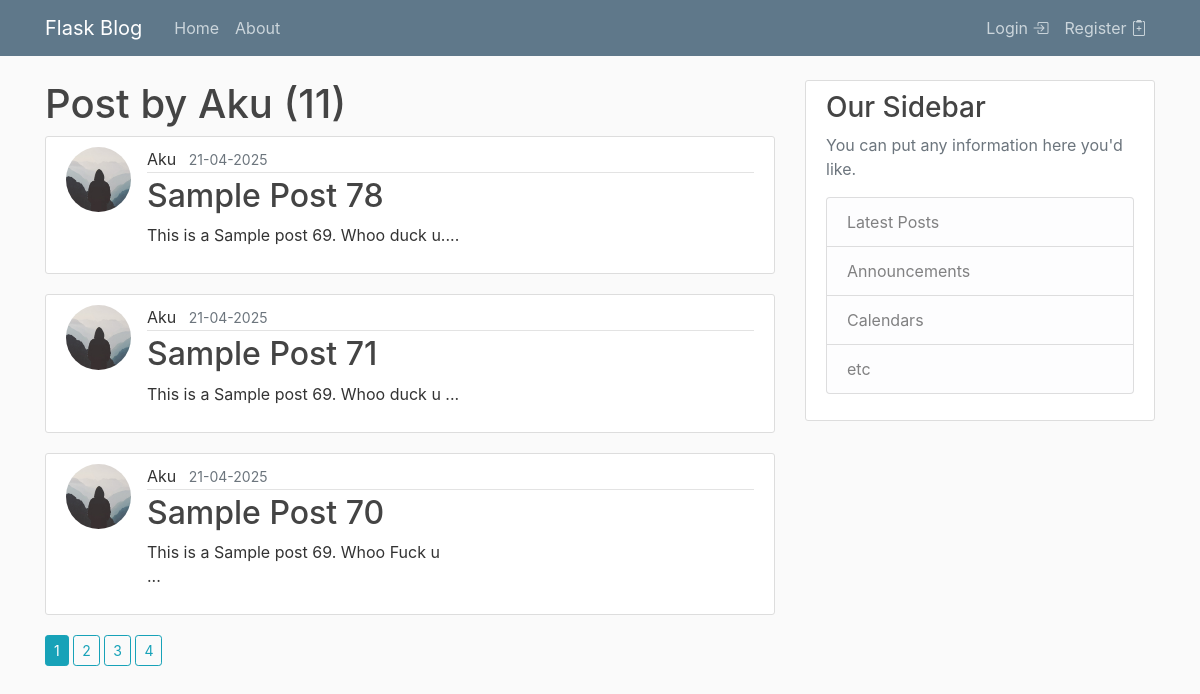
Page /user/Aku on the committed database.
### app/models.py (models this page shows, shortened)
class User(db.Model, UserMixin):
    __tablename__ = 'users'
    id = db.Column(db.Integer, primary_key=True)
    user_name = db.Column(db.String(20), unique=True, nullable=False)
    email = db.Column(db.String(120), unique=True, nullable=False)
    image_file = db.Column(db.String(20), nullable=False, default="fb96dc9d77bfdf8c.jpg")
    paswd = db.Column(db.String(60), nullable=False)
    posts = db.relationship('Post', backref='author', lazy=True)

class Post(db.Model):
    id=db.Column(db.Integer, primary_key=True)
    title=db.Column(db.String(50), nullable=False)
    date=db.Column(db.DateTime, nullable=False, default=datetime.utcnow)
    content=db.Column(db.Text, nullable=True)
    user_id=db.Column(db.Integer, db.ForeignKey('users.id'), nullable=False)

### app/users/routes.py (the view)
@users.route("/user/<string:usr_name>", methods=['GET'])
def user_posts(usr_name):
    page=request.args.get('page', 1, type=int)
    user = User.query.filter_by(user_name=usr_name).first_or_404()
    posts=Post.query.filter_by(author=user)\
        .order_by(Post.date.desc())\
        .paginate(per_page=3, page=page)
    return render_template('user_posts.html', posts=posts, user=user)

### app/templates/user_posts.html
{% extends "layout.html" %}
{% block content %}
<h1>Post by {{ user.user_name }} ({{ posts.total }})</h1>
{% for post in posts.items %}
<article class="media content-section">
  <img class="rounded-circle article-img" src="{{ url_for('static', filename="profile_pic/" + post.author.image_file) }}">
  <div class="media-body">
    <div class="article-metadata">
      <span class="mr-2">
            {% if post.user_id %}
                {{ post.author.user_name if post.user_id else "Default author" }}
            {% endif %}
      </span>
      <small class="text-muted">
            {% if post.date %}
                {{ post.date.strftime('%d-%m-%Y') }}
            {% else %}
                April 69, 6969
            {% endif %}
      </small>
    </div>
    <h2><a class="article-title" href="{{ url_for('posts.view_post', post_id=post.id) }}">{{ post.title }}</a></h2>
    <p class="article-content">{{ post.content[:100] }}...</p>
  </div>
</article>
{% endfor %}
  {% for page_num in posts.iter_pages(left_edge=1, right_edge=1, left_current=1, right_current=2) %}
    {% if page_num %}
      {% if posts.page == page_num %}
        <a href="{{ url_for("users.user_posts", usr_name=user.user_name, page=page_num) }}" class="btn btn-info btn-sm mb-4">{{ page_num }}</a>
      {% else %}
        <a href="{{ url_for("users.user_posts", usr_name=user.user_name, page=page_num) }}" class="btn btn-outline-info btn-sm mb-4">{{ page_num }}</a>
      {% endif %}
    {% else %}
      ...
    {% endif %}
  {% endfor %}
{% endblock content %}

### app/static/main.css (style rules this page uses)
body { background: #fafafa; color: #333333; margin-top: 5rem; }
h1, h2, h3, h4, h5, h6 { color: #444444; }
.content-section { background: #ffffff; padding: 10px 20px; border: 1px solid #dddddd; border-radius: 3px; margin-bottom: 20px; }
.article-title { color: #444444; }
.article-content { white-space: pre-line; }
.article-img { height: 65px; width: 65px; margin-right: 16px; }
.article-metadata { padding-bottom: 1px; margin-bottom: 4px; border-bottom: 1px solid #e3e3e3 }

### rows in the picture
User: user_name "Aku"
Post: image_file (picture), author "Aku", date "21-04-2025", title "Sample Post 78", content "This is a Sample post 69. Whoo duck u."
Post: image_file (picture), author "Aku", date "21-04-2025", title "Sample Post 71", content "This is a Sample post 69. Whoo duck u"
Post: image_file (picture), author "Aku", date "21-04-2025", title "Sample Post 70", content "This is a Sample post 69. Whoo Fuck u"

### other values in the picture
{{ posts.total }} "11"
{{ page_num }} "1"
{{ page_num }} "2" "3" "4"
